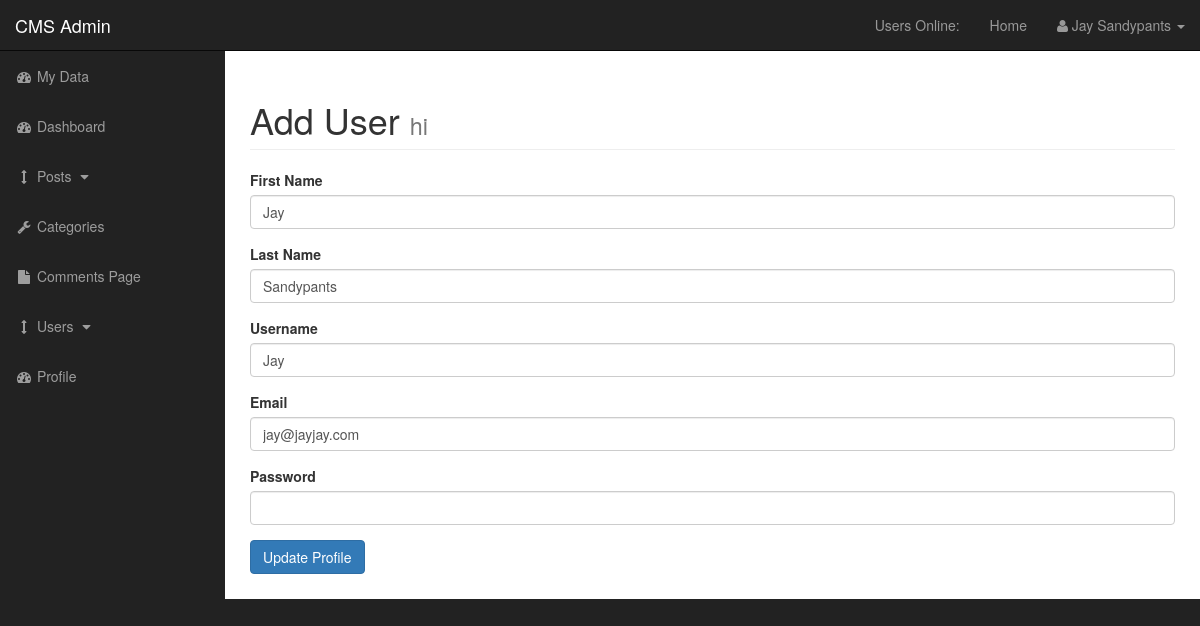
/admin/profile.php (signed in), run on the app's committed database.
### tables this page shows
CREATE TABLE `users` (
  `user_id` int(3) NOT NULL,
  `username` varchar(255) NOT NULL,
  `user_password` varchar(255) NOT NULL,
  `user_firstname` varchar(255) NOT NULL,
  `user_lastname` varchar(255) NOT NULL,
  `user_email` varchar(255) NOT NULL,
  `user_image` text NOT NULL,
  `user_role` varchar(255) NOT NULL,
  `randSalt` varchar(255) NOT NULL DEFAULT '$2y$10$iusesomecrazystrings22',
  `token` text NOT NULL
);

### admin/functions.php (called while the page is built, shortened)
<?php
function escape($string) {
    global $connection;
   return mysqli_real_escape_string($connection, trim($string));
}
?>

### admin/profile.php (the view, shortened to what this page needs)
<?php include "includes/admin_header.php"; ?>
<?php
if(isset($_SESSION['username'])) {
    $username = $_SESSION['username'];
    $query = "SELECT * FROM users WHERE username = '{$username}' ";
    $select_user_profile_query = mysqli_query($connection, $query);
    while($row = mysqli_fetch_array($select_user_profile_query)) {
    $username = escape($row['username']);
    $user_firstname = escape($row['user_firstname']);
    $user_lastname = escape($row['user_lastname']);
    $user_email = escape($row['user_email']);
    }
}
?>
    <div id="wrapper">
<?php include "includes/admin_navigation.php"; ?>
        <div id="page-wrapper">
            <div class="container-fluid">
                <div class="row">
                    <div class="col-lg-12">
                    <h1 class="page-header">
                            Add User
                            <small>hi</small>
                        </h1>
                   <form action="" method="post" enctype="multipart/form-data">
    <div class="form-group">
        <label for="user_firstname">First Name</label>
        <input type="text" value="<?php echo $user_firstname; ?>" class="form-control" name="user_firstname">
    </div>
        <div class="form-group">
        <label for="user_lastname">Last Name</label>
        <input type="text" value="<?php echo $user_lastname; ?>" class="form-control" name="user_lastname">
    </div>
        <div class="form-group">
        <label for="username">Username</label>
        <input type="text" value="<?php echo $username; ?>" class="form-control" name="username">
    </div>
    <div class="form-group">
        <label for="user_email">Email</label>
        <input type="email" value="<?php echo $user_email; ?>" class="form-control" name="user_email">
    </div>
    <div class="form-group">
        <label for="user_password">Password</label>
        <input autocpmlete="off" type="password" class="form-control" name="user_password">
    </div>
    <div class="form-group">
        <input type="submit" class="btn btn-primary" name="edit_user" value="Update Profile">
    </div>
</form>
                    </div>
                </div>
            </div>
        </div>
<?php include "includes/admin_footer.php"; ?>

### admin/css/sb-admin.css (style rules this page uses)
body { margin-top: 100px; background-color: #222; }
@media (min-width:768px) { body { margin-top: 50px; } }
#wrapper { padding-left: 0; }
#page-wrapper { width: 100%; padding: 0; background-color: #fff; }
@media (min-width:768px) { #wrapper { padding-left: 225px; } }
@media (min-width:768px) { #page-wrapper { padding: 10px; } }

### data on the page
users: user_firstname "Jay", user_lastname "Sandypants", username "Jay", user_email "jay@jayjay.com"

### other printed values
$_SESSION['firstname'] "Jay"
$_SESSION['lastname'] "Sandypants"
